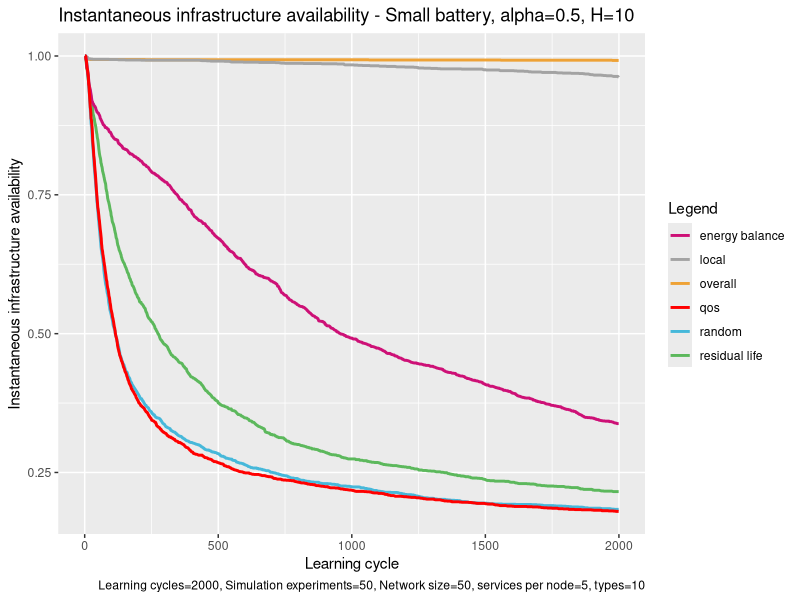

Write the R code that produced this figure.
# execute all lines: ctrl + shift + enter

library(ggplot2)

# set working directory here
setwd(dirname(rstudioapi::getSourceEditorContext()$path))

overall <- read.table("exp_assembly_overall_energy_template.txt", 
                      header = F,
                      sep = " ",
                      col.names= c("overallx", "overally")
)

random <- read.table("exp_assembly_random.txt", 
                     header = F,
                     sep = " ",
                     col.names= c("randomx", "randomy")
)

res <- read.table("exp_assembly_residual_life_template.txt", 
                  header = F,
                  sep = " ",
                  col.names= c("resx","resy")
)

local <- read.table("exp_assembly_local_energy_template.txt", 
                    header = F,
                    sep = " ",
                    col.names= c("locx","locy")
)

learning <- read.table("exp_assembly_energyAware.txt", 
                          header = F,
                          sep = " ",
                          col.names= c("enx","eny")
)

qos <- read.table("exp_assembly_QoS.txt", 
                       header = F,
                       sep = " ",
                       col.names= c("qosx","qosy")
)


overall_x <- overall$overallx
overall_y <- overall$overally

random_y <- random$randomy
res_y <- res$resy
local_y <- local$locy
energyAware_y <- learning$eny
qos_y <- qos$qosy

head(overall)

colors <- c("overall" = "#EEA236", "residual life" = "#5CB85C", "random" = "#46B8DA", "local"="gray64", "energy balance"="deeppink3", "qos"="#FF0000")

ggplot(data=local, aes(x=overall_x, col = group)) + 
  
  geom_line(aes(y = overall_y, color = "overall"), size = 1) +
  geom_line(aes(y = res_y, color = "residual life"), size = 1) +
  geom_line(aes(y = random_y, color = "random"), size = 1) +
  geom_line(aes(y = local_y, color = "local"), size = 1) +
  geom_line(aes(y = energyAware_y, color = "energy balance"), size = 1) +
  geom_line(aes(y = qos_y, color = "qos"), size = 1) +
  
  labs(x = "Learning cycle",
       y = "Instantaneous infrastructure availability",
       color = "Legend",
       title = "Instantaneous infrastructure availability - Small battery, alpha=0.5, H=10", 
       caption = "Learning cycles=2000, Simulation experiments=50, Network size=50, services per node=5, types=10") +
  
  scale_color_manual(values = colors)
